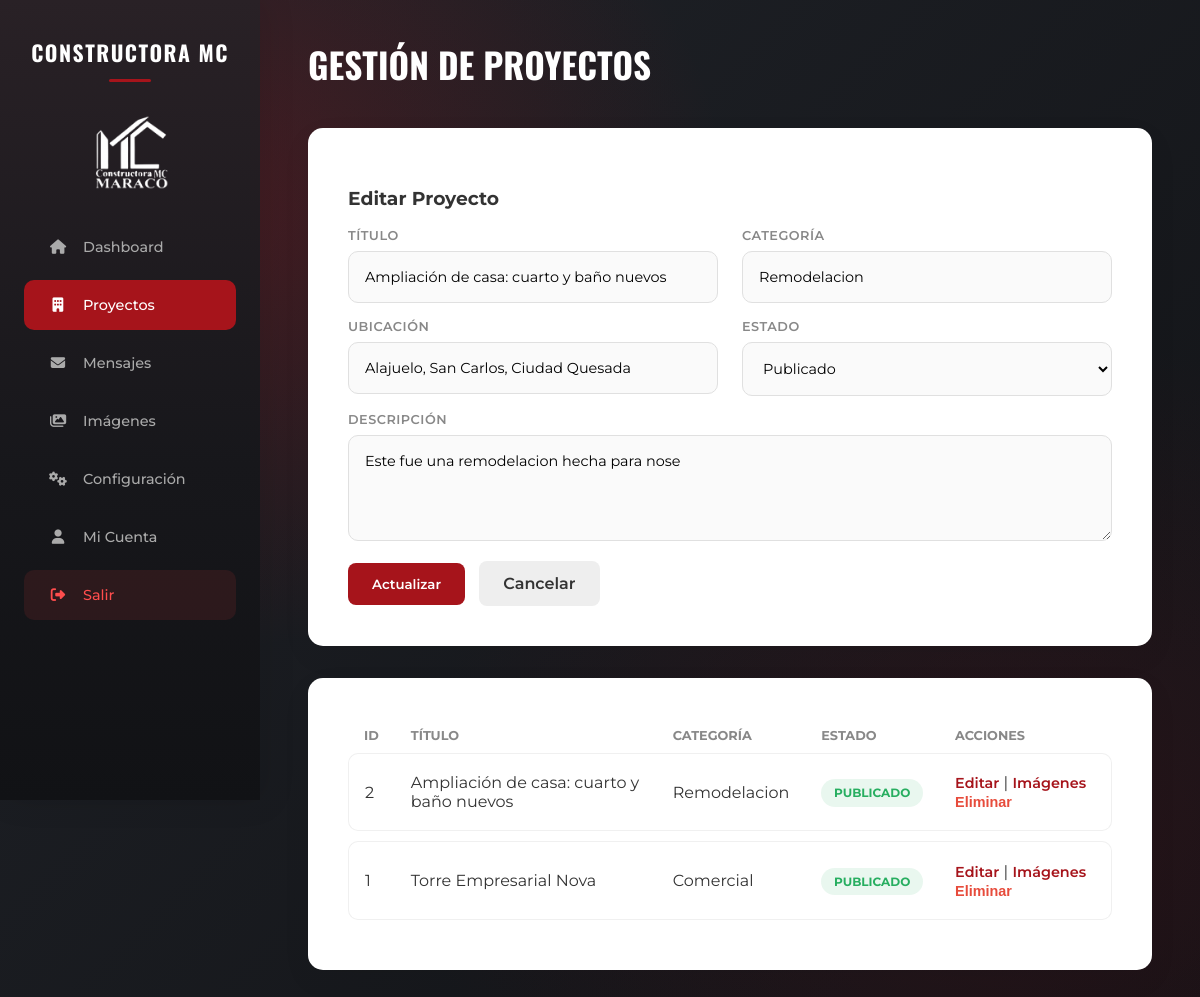
/ConstructoraMC/admin/proyectos.php?editar=2 (signed in), run on the app's committed database.
### tables this page shows
CREATE TABLE `proyectos` (
  `id` int(11) NOT NULL,
  `titulo` varchar(150) NOT NULL,
  `descripcion` text DEFAULT NULL,
  `categoria` varchar(100) DEFAULT NULL,
  `ubicacion` varchar(150) DEFAULT NULL,
  `estado` enum('borrador','publicado') DEFAULT 'borrador',
  `imagen_portada` varchar(255) DEFAULT NULL,
  `fecha_creacion` timestamp NOT NULL DEFAULT current_timestamp()
);

### ConstructoraMC/admin/proyectos.php (the view, shortened to what this page needs)
<?php
require_once '../includes/conexion.php';
$stmt = $pdo->query("SELECT * FROM proyectos ORDER BY fecha_creacion DESC");
$proyectos = $stmt->fetchAll();
$editando = null;
if (isset($_GET['editar'])) {
    $stmtE = $pdo->prepare("SELECT * FROM proyectos WHERE id = ?");
    $stmtE->execute([(int)$_GET['editar']]);
    $editando = $stmtE->fetch();
}
?>
<!DOCTYPE html>
<html lang="es">
<head>
    <link rel="stylesheet" href="https://cdnjs.cloudflare.com/ajax/libs/font-awesome/6.4.0/css/all.min.css">
    <link rel="stylesheet" href="../assets/css/admin.css">
</head>
<body class="dashboard-body">
    <aside class="sidebar">
        <div class="brand">CONSTRUCTORA MC</div>
        <img src="../assets/img/logo-CostructoraMc.png" alt="Constructora MC" class="login-logo">
        <nav>
            <a href="dashboard.php"><i class="fas fa-home"></i> Dashboard</a>
            <a href="proyectos.php" class="active"><i class="fas fa-building"></i> Proyectos</a>
            <a href="mensajes.php"><i class="fas fa-envelope"></i> Mensajes</a>
            <a href="imagenes.php"><i class="fas fa-images"></i> Imágenes</a>
            <a href="configuracion.php"><i class="fas fa-cogs"></i> Configuración</a>
            <a href="cuenta.php"><i class="fas fa-user"></i> Mi Cuenta</a>
            <a href="logout.php" class="logout-btn"><i class="fas fa-sign-out-alt"></i> Salir</a>
        </nav>
    </aside>
    <main class="main-content">
        <header class="dashboard-header">
            <h2 class="page-title">Gestión de Proyectos</h2>
        </header>
        <div class="panel-box" style="margin-bottom: 2rem;">
            <h3><?= $editando ? 'Editar Proyecto' : 'Nuevo Proyecto' ?></h3>
            <form method="POST">
                <div class="form-row">
                    <div>
                        <label>Título</label>
                        <input type="text" name="titulo" value="<?= $editando ? htmlspecialchars($editando['titulo']) : '' ?>" required>
                    </div>
                    <div>
                        <label>Categoría</label>
                        <input type="text" name="categoria" value="<?= $editando ? htmlspecialchars($editando['categoria']) : '' ?>" required>
                    </div>
                </div>
                <div class="form-row">
                    <div>
                        <label>Ubicación</label>
                        <input type="text" name="ubicacion" value="<?= $editando ? htmlspecialchars($editando['ubicacion']) : '' ?>" required>
                    </div>
                    <div>
                        <label>Estado</label>
                        <select name="estado">
                            <option value="publicado" <?= $editando && $editando['estado'] === 'publicado' ? 'selected' : '' ?>>Publicado</option>
                        </select>
                    </div>
                </div>
                <div class="form-row-full">
                    <label>Descripción</label>
                    <textarea name="descripcion" rows="4" required><?= $editando ? htmlspecialchars($editando['descripcion']) : '' ?></textarea>
                </div>
                <button type="submit" class="btn-primary"><?= $editando ? 'Actualizar' : 'Guardar' ?></button>
                <?php if($editando): ?><a href="proyectos.php" class="btn-secondary">Cancelar</a><?php endif; ?>
            </form>
        </div>
        <div class="panel-box">
            <table>
                <thead>
                    <tr>
                        <th>ID</th>
                        <th>Título</th>
                        <th>Categoría</th>
                        <th>Estado</th>
                        <th>Acciones</th>
                    </tr>
                </thead>
                <tbody>
                    <?php foreach($proyectos as $p): ?>
                    <tr>
                        <td><?= $p['id'] ?></td>
                        <td><?= htmlspecialchars($p['titulo']) ?></td>
                        <td><?= htmlspecialchars($p['categoria']) ?></td>
                        <td><span class="badge <?= $p['estado'] ?>"><?= ucfirst($p['estado']) ?></span></td>
                        <td>
                            <a href="proyectos.php?editar=<?= $p['id'] ?>" class="btn-edit">Editar</a> |
                            <a href="imagenes.php?proyecto_id=<?= $p['id'] ?>" class="btn-edit">Imágenes</a>
                            <form method="POST" style="display:inline;" onsubmit="return confirm('¿Eliminar?');">
                                <button type="submit" class="btn-danger">Eliminar</button>
                            </form>
                        </td>
                    </tr>
                    <?php endforeach; ?>
                </tbody>
            </table>
        </div>
    </main>
</body>
</html>

### data on the page
proyectos: titulo "Ampliación de casa: cuarto y baño nuevos", categoria "Remodelacion", ubicacion "Alajuelo, San Carlos, Ciudad Quesada", estado "Publicado", descripcion "Este fue una remodelacion hecha para nose", id "2", estado "PUBLICADO"
proyectos: id "1", titulo "Torre Empresarial Nova", categoria "Comercial", estado "PUBLICADO"
